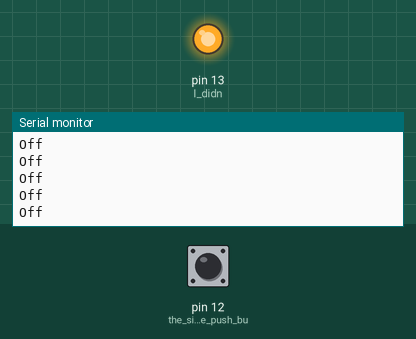
Bench run of a sketch on a simulated Arduino Uno, built with avr-gcc and run on an emulated ATmega328P. On the bench: output pins drawn as LEDs (lit = HIGH), the last lines printed to the serial monitor. Inputs (shaded band) come from the test bench; at power-on: pin 12 (the_signal_of_the_push_bu) LOW.

Above: at 1.2 s.
1.3 s: pin 12 (the_signal_of_the_push_bu) pulled HIGH for 0.15 s
At 2.3 s:
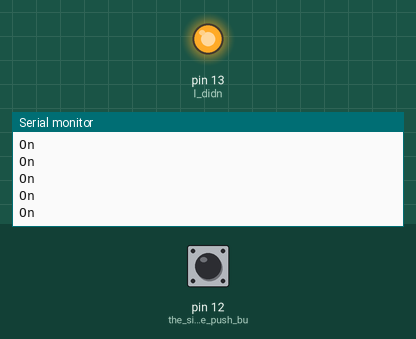
3.4 s: pin 12 (the_signal_of_the_push_bu) pulled HIGH for 0.15 s
At 4.3 s:
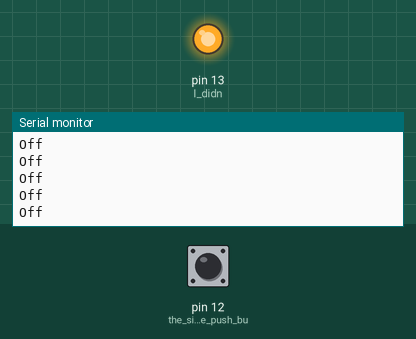

Measured:
- after the input at 1.3 s, the serial monitor: prints a new line after 0.22 s (image 1)

The sketch:

V2PushButtonProject.ino
```cpp
int ii = 2;
int clickEvent = 0;

void setup(){
pinMode(12,INPUT); //the signal of the push button, which is the module wired (modül olan push buttonun sinyal teline bağlı)
Serial.begin(9600);
pinMode(13,OUTPUT); //I didn't take a breadboard with me to develop the code here, so I made the 5V pin on the 13th leg, you can delete the codes that say digitalWrite and pinMode(13,HIGH).
digitalWrite(13,HIGH);//(Burada kodu geliştirmek için yanıma breadboard almadım o yüzden 13 numaralı bacağı 5V pini yaptım siz digitalWrite ve pinMode(13,HIGH) yazan kodları silebilirsiniz.)

}

void loop(){
buttons(12); //Adjust it according to you here, that is, write the pin number of the button where the signal leg is located.(Buradan kendinize göre ayarlayın yani butonun sinyal bacağı nerede ise oranın pin numarasını yazın.)
}
void buttons(int pin) {
  if (digitalRead(pin) == 0 && clickEvent == 0)
  {
    ii = ii + 1;
    clickEvent = clickEvent + 1;
  }
  if(digitalRead(pin) == 1 && clickEvent >= 1)
  {
    clickEvent = 0;
    ii = ii;
  }
  if (ii % 2 == 0)
  {
    Serial.println("On"); // Switch On
  }
  if (ii % 2 == 1) {
    Serial.println("Off"); // Switch Off
  }
  }
```
